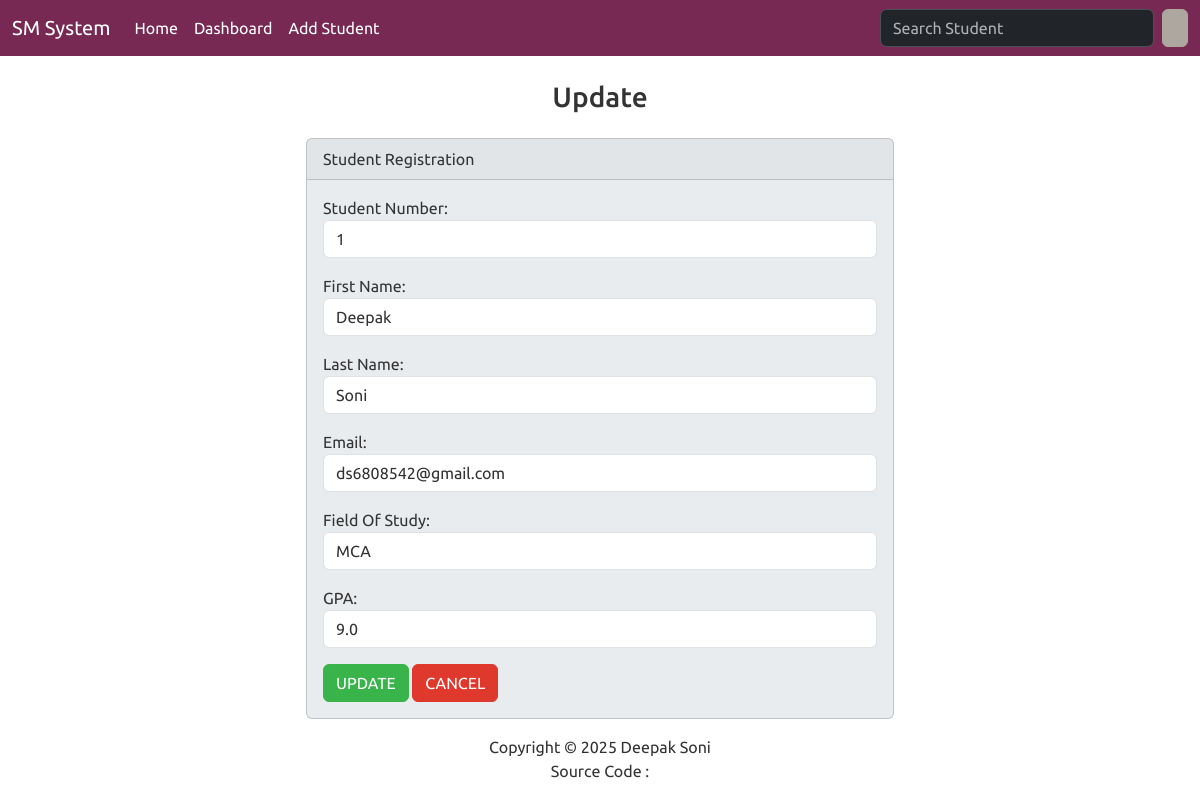
Screenshot of /edit/29/ with the database file from the repository.
### students/models.py (models this page shows, shortened)
class Student(models.Model):
    student_number = models.PositiveIntegerField()
    first_name = models.CharField(max_length=50)
    last_name = models.CharField(max_length=50)
    email = models.EmailField(max_length=100)
    field_of_study = models.CharField(max_length=50)
    gpa = models.FloatField()

### students/views.py (the view)
# urls.py: path('edit/<int:id>/' ,views.edit, name="edit"),
def edit(request , id):
    if request.method == 'POST':
        student= Student.objects.get(pk=id)
        form = studentForm(request.POST , instance=student)
        if form.is_valid():
            form.save()
            return render(request , 'students/edit.html', {
                'form' : form,
                'success': True
            })
    else:
        student = Student.objects.get(pk=id)
        form = studentForm(instance=student)
    return render(request , 'students/edit.html', {
        'form':form
    })

### students/forms.py
class studentForm(forms.ModelForm):
    class Meta:
        model = Student
        fields =[ 'student_number' , 'first_name' , 'last_name' , 'email' , 'field_of_study' , 'gpa']
        labels ={
             'student_number' : 'Student Number',
             'first_name' : 'First Name',
             'last_name' : 'Last Name',
             'email' : 'Email',
             'field_of_study' : 'Field Of Study',
             'gpa' : 'GPA'
        }
        widgets={
            'student_number' : forms.NumberInput(attrs={'class': 'form-control'}),
            'first_name' : forms.TextInput(attrs={'class': 'form-control'}),
            'last_name' : forms.TextInput(attrs={'class': 'form-control'}),
            'email': forms.EmailInput(attrs={'class': 'form-control'}) ,
            'field_of_study': forms.TextInput(attrs={'class': 'form-control'}) ,
            'gpa': forms.NumberInput(attrs={'class': 'form-control'}),
        }

### students/templates/students/edit.html (shortened to what this page needs)
{% extends "students/base.html" %}
{% block body %}
<h3 class="text-center m-4">Update {{student.first_name}}</h3>
{% if success %}
<div class="alert alert-dismissible alert-success m-3" bis_skin_checked="1">
    <button type="button" class="btn-close" data-bs-dismiss="alert"></button>
    <strong>The new student updated sucessfully </strong>
  </div>
  <a type="button" class="btn btn-primary m-3" href="{% url 'index'%}">Go to homepage</a>
{% else %}
<div class="row justify-content-center">
    <div class="col-6">
        <div class="card bg-light mb-3" bis_skin_checked="1">
            <div class="card-header" bis_skin_checked="1">Student Registration</div>
            <div class="card-body" bis_skin_checked="1">
                <form action="" method="POST">
                    {{ form.as_p }}
                    <button type="submit" class="btn btn-success">UPDATE</button>
                    <a href="{%url 'index'%}" class="btn btn-danger">CANCEL</a>
                </form>
            </div>
          </div>
    </div>
</div>
{% endif %}
{% endblock body %}

### rows the page displays
Student: student_number "1", first_name "Deepak", last_name "Soni", email "ds6808542@gmail.com", field_of_study "MCA", gpa "9.0"
